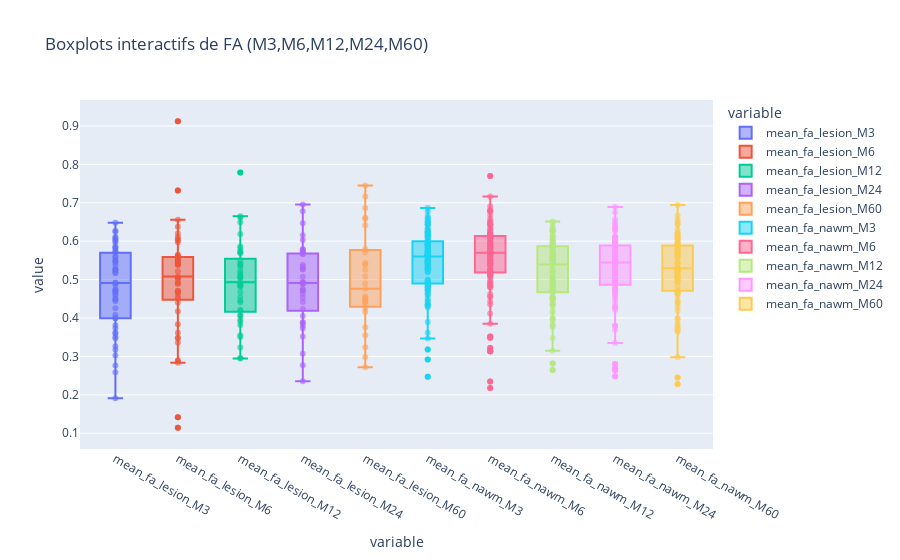
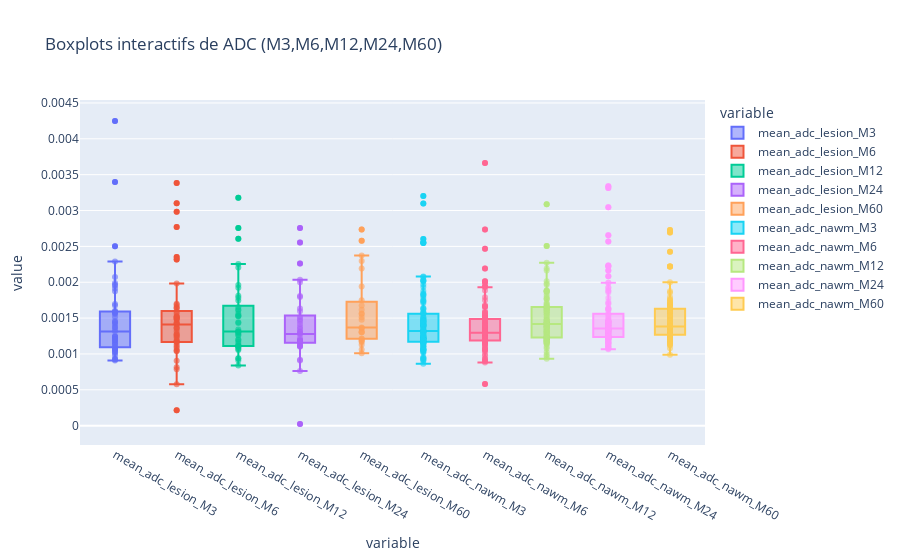

The cell these charts' notebook holds for them, in order:
### Code cell
# ...existing code...
# Ajouter prise en charge des temps supplémentaires (M12, M24, M60)
times = ['M3', 'M6', 'M12', 'M24', 'M60']

# choisir le DataFrame contenant les colonnes (df_M_long ou df_M3M6_filtered suivant ce qui est disponible)
df_used = df_M_long if 'df_M_long' in globals() else df_M3M6_filtered

# construire listes de variables FA / ADC
fa_lesion_vars = [f"mean_fa_lesion_{t}" for t in times]
fa_nawm_vars   = [f"mean_fa_nawm_{t}"   for t in times]
adc_lesion_vars = [f"mean_adc_lesion_{t}" for t in times]
adc_nawm_vars   = [f"mean_adc_nawm_{t}"   for t in times]

# Boxplot FA (tous temps)
import plotly.express as px
fa_vars = fa_lesion_vars + fa_nawm_vars
existing_fa_vars = [v for v in fa_vars if v in df_used.columns]
fig_fa = px.box(
    df_used.melt(id_vars=["Subject"], value_vars=existing_fa_vars),
    x="variable",
    y="value",
    color="variable",
    hover_data=["Subject"],
    title="Boxplots interactifs de FA (M3,M6,M12,M24,M60)"
)
# ajouter points
for variable in existing_fa_vars:
    fig_fa.add_scatter(
        x=[variable]*len(df_used),
        y=df_used.get(variable, pd.Series(dtype=float)),
        mode='markers',
        marker=dict(size=6, opacity=0.6),
        name=f'{variable} points',
        text=df_used['Subject'],
        hovertemplate='Subject=%{text}<br>FA=%{y}<extra></extra>',
        showlegend=False
    )
fig_fa.show()
save_path = BIDS_DIR=os.path.join(STUDY_PATH,'screenshots','boxplots_FA_overSession.png')
os.makedirs(os.path.dirname(save_path), exist_ok=True)
try:
    fig_fa.write_image(save_path, scale=2)
    print(f"Saved FA boxplot to {save_path}")
except Exception as e:
    print("Failed to save image. Ensure 'kaleido' is installed (`pip install -U kaleido`). Error:", e)

# Boxplot ADC (tous temps)
adc_vars = adc_lesion_vars + adc_nawm_vars
existing_adc_vars = [v for v in adc_vars if v in df_used.columns]
fig_adc = px.box(
    df_used.melt(id_vars=["Subject"], value_vars=existing_adc_vars),
    x="variable",
    y="value",
    color="variable",
    hover_data=["Subject"],
    title="Boxplots interactifs de ADC (M3,M6,M12,M24,M60)"
)
for variable in existing_adc_vars:
    fig_adc.add_scatter(
        x=[variable]*len(df_used),
        y=df_used.get(variable, pd.Series(dtype=float)),
        mode='markers',
        marker=dict(size=6, opacity=0.6),
        name=f'{variable} points',
        text=df_used['Subject'],
        hovertemplate='Subject=%{text}<br>ADC=%{y}<extra></extra>',
        showlegend=False
    )
fig_adc.show()
save_path = BIDS_DIR=os.path.join(STUDY_PATH,'screenshots','boxplots_ADC_overSession.png')
fig_adc.write_image(save_path, scale=2)

# Descripteurs statistiques FA/ADC (tous temps disponibles)
fa_stats = df_used[[v for v in fa_vars if v in df_used.columns]].agg(['min','max','mean','median','std','count']).T
print("Descripteurs statistiques FA :")
print(fa_stats.round(4).to_csv(sep='\t', index=True))

adc_stats = df_used[[v for v in adc_vars if v in df_used.columns]].agg(['min','max','mean','median','std','count']).T
print("\nDescripteurs statistiques ADC :")
print(adc_stats.round(4).to_csv(sep='\t', index=True))

# Construire df_fa pour comparaisons groupe (concaténé sur tous les temps)
fa_lesion_all = pd.concat([df_used[v].dropna() for v in fa_lesion_vars if v in df_used.columns], ignore_index=True)
fa_nawm_all   = pd.concat([df_used[v].dropna() for v in fa_nawm_vars   if v in df_used.columns], ignore_index=True)

df_fa_all = pd.DataFrame({
    "FA": pd.concat([fa_lesion_all, fa_nawm_all], ignore_index=True),
    "Groupe": (["Lesion"] * len(fa_lesion_all)) + (["NAWM"] * len(fa_nawm_all))
})

fig = px.box(df_fa_all, x="Groupe", y="FA", color="Groupe", title="FA Lesion vs NAWM (all timepoints)")
fig.add_scatter(x=df_fa_all["Groupe"], y=df_fa_all["FA"], mode='markers', marker=dict(size=6, opacity=0.6), showlegend=False)
fig.show()

# t-tests par temps et t-test global (concaténé)
from scipy.stats import ttest_ind
print("\nT-tests par temps (Lesion vs NAWM):")
for t in times:
    a = f"mean_fa_lesion_{t}"
    b = f"mean_fa_nawm_{t}"
    if a in df_used.columns and b in df_used.columns:
        vals_a = df_used[a].dropna()
        vals_b = df_used[b].dropna()
        if len(vals_a)>0 and len(vals_b)>0:
            t_stat, p_val = ttest_ind(vals_a, vals_b, equal_var=False)
            print(f" {t}: n_lesion={len(vals_a)}, n_nawm={len(vals_b)} -> t={t_stat:.3f}, p={p_val:.4g}")
        else:
            print(f" {t}: insufficient data")
    else:
        print(f" {t}: columns missing")

# t-test global concaténé
if len(fa_lesion_all)>0 and len(fa_nawm_all)>0:
    t_stat, p_val = ttest_ind(fa_lesion_all, fa_nawm_all, equal_var=False)
    print(f"\nGlobal (all times concatenated): t={t_stat:.3f}, p={p_val:.4g}")
else:
    print("\nGlobal test: insufficient data")
# ...existing code...
